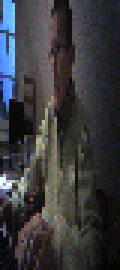
#> input picture data/frame8.ppm, 40 x 90 px (shown 3 times larger)
$ python load.py
#> lines starting #> are read from the running program, lines starting #| are printed output that depends on the picture

from PIL import Image
import numpy as np
# For help, see the documentation at matplotlib.org
# Also there is a really good youtube video from Corey Schafer
from matplotlib import pyplot as plt

# Load the captured image
im = Image.open('data/frame8.ppm')
#> im is the input picture: PIL image 40x90 RGB; mean R, G, B 57.7, 58.1, 61.2

# Display it and its properties
im.show(title="Original")
print("Image size: {}x{}x3 = ".format(im.size[0], im.size[1]), im.size[0]*im.size[1], "pixels")
#| Image size: 40x90x3 =  3600 pixels

# The image histogram is provided as a list of 3x256 values
# Red: histogram(:256)
# Green: histogram(256:512)
# Blue: histogram(512:768)
histogram = im.histogram()
#> histogram = 768 values, max 127 at index 767, min 0 at index 1, mean 14.06
print("rgb histogram size:", len(histogram))
#| rgb histogram size: 768

# Set the display style
#print(plt.style.available)
# fivethirtyeight
plt.style.use('dark_background')
# This is a fun style: plt.xkcd()

# Display Red, Green and Blue histograms
plt.xlabel('0-255')
plt.ylabel('Occurence per Value')
plt.title('Histogram of R, G, B components')

# Draw y values
plt.plot(histogram[0:256], color='r', linestyle='-', marker='o', label='Red')
plt.plot(histogram[256:512], color='g', linestyle='-', marker='o', label='Green')
plt.plot(histogram[512:768], color='b', linestyle='-', marker='o', label='Blue')
plt.legend()
plt.grid(True)
plt.tight_layout()
plt.savefig('histogram.png')
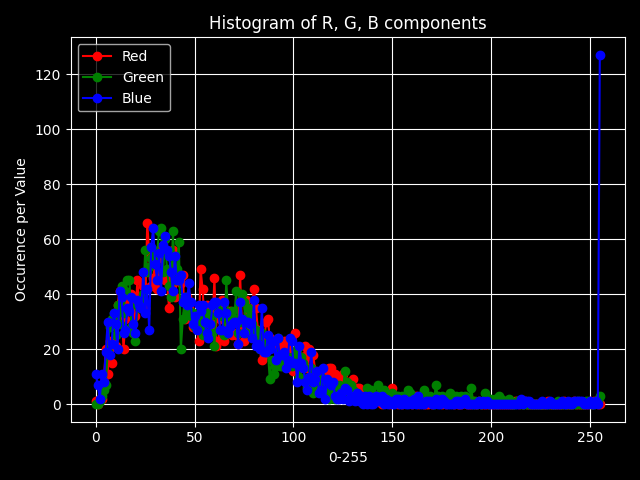
#> figure drawn by matplotlib, 1 panel; curve peaks at x = 26, y = 66; curve peaks at x = 33, y = 64; curve peaks at x = 255, y = 127
plt.show()
plt.clf()

R, G, B = im.split()
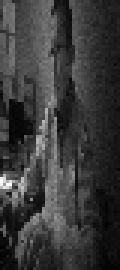
#> R: PIL image 40x90 L (shown 3 times larger); min 0, max 253, mean 57.7
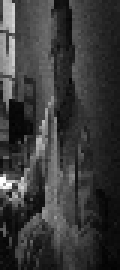
#> G: PIL image 40x90 L (shown 3 times larger); min 2, max 255, mean 58.1
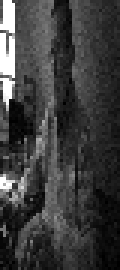
#> B: PIL image 40x90 L (shown 3 times larger); min 0, max 255, mean 61.2
rh = R.histogram()
#> rh = 256 values, max 66 at index 26, min 0 at index 1, mean 14.06
print("red histogram size:", len(rh))
#| red histogram size: 256
plt.plot(rh, color='r', linestyle='-', marker='o', label='Red')
plt.show()
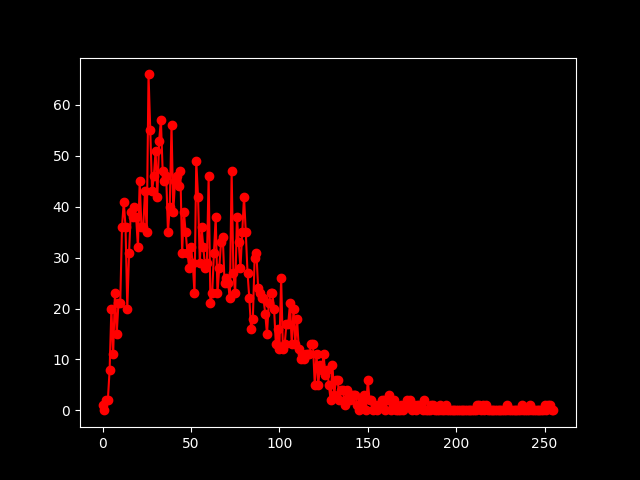
#> figure drawn by matplotlib, 1 panel; curve peaks at x = 26, y = 66

# Load data into a 3D array of unsigned 8-bit integers
im.load()
rgb = np.asarray(im, dtype=np.uint8)

# Display array properties
print("rgb array shape:", rgb.shape)
#| rgb array shape: (90, 40, 3)
print("rgb array size:", rgb.size)
#| rgb array size: 10800
print("rgb array data type:", rgb.dtype)
#| rgb array data type: uint8
print("rgb array dimension:", rgb.ndim)
#| rgb array dimension: 3

# Load individual color components in a 2D array
r = np.asarray(R, dtype=np.uint8)
print("r array shape:", r.shape)
#| r array shape: (90, 40)
print("r array size:", r.size)
#| r array size: 3600
print("r array data type:", r.dtype)
#| r array data type: uint8
print("r array dimension:", r.ndim)
#| r array dimension: 2

$ run again, with data/frame80.ppm copied over data/frame8.ppm
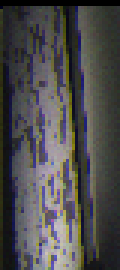
#> input picture data/frame80.ppm, 40 x 90 px (shown 3 times larger)
#> im is the input picture: PIL image 40x90 RGB; mean R, G, B 77.2, 76, 76.1
#| Image size: 40x90x3 =  3600 pixels
#> histogram = 768 values, max 81 at index 0, min 0 at index 1, mean 14.06
#| rgb histogram size: 768
#> `R, G, B = im.split()`:
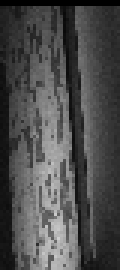
#> B: PIL image 40x90 L (shown 3 times larger); min 0, max 207, mean 76.1
#> rh = 256 values, max 81 at index 0, min 0 at index 1, mean 14.06
#| red histogram size: 256
#> `plt.show()`:
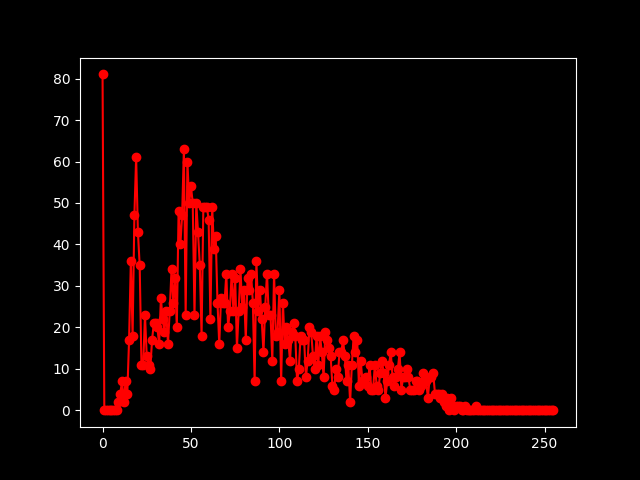
#> figure drawn by matplotlib, 1 panel; curve peaks at x = 0, y = 81
#| rgb array shape: (90, 40, 3)
#| rgb array size: 10800
#| rgb array data type: uint8
#| rgb array dimension: 3
#| r array shape: (90, 40)
#| r array size: 3600
#| r array data type: uint8
#| r array dimension: 2
